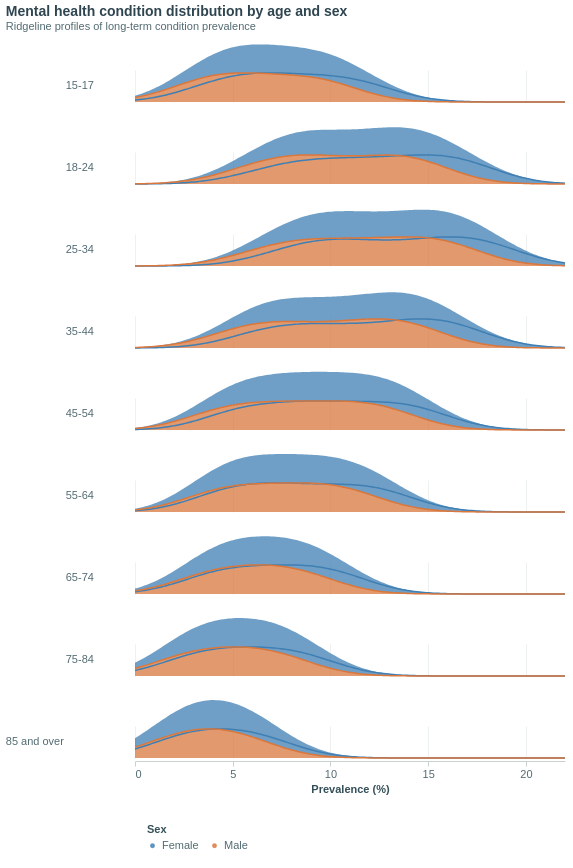

Describe this chart as a Vega-Lite specification.
### Vega-Lite specification from a JSON file in a GitHub repository (floating-point values rounded to 4 significant figures; data arrays with more than 128 entries replaced by an {"elided": "..."} marker saying what was removed)
{"$schema": "https://vega.github.io/schema/vega-lite/v5.json", "description": "Ridgeline profiles of mental health condition prevalence by age and sex.", "config": {"background": "transparent", "font": "Arial, sans-serif", "title": {"font": "Arial, sans-serif", "fontSize": 14, "fontWeight": 700, "color": "#2f4550", "anchor": "start", "offset": 12}, "axis": {"labelColor": "#536b73", "titleColor": "#344f58", "gridColor": "#edf1ef", "domainColor": "#c9d2ce", "tickColor": "#c9d2ce", "labelFontSize": 11, "titleFontSize": 11, "labelLimit": 150}, "legend": {"titleColor": "#344f58", "labelColor": "#536b73", "labelFontSize": 11, "orientation": "bottom", "columns": 2, "padding": 12, "symbolType": "circle"}, "view": {"stroke": null}}, "title": {"text": "Mental health condition distribution by age and sex", "subtitle": "Ridgeline profiles of long-term condition prevalence", "font": "Arial, sans-serif", "fontSize": 14, "fontWeight": 700, "color": "#2f4550", "anchor": "start", "offset": 12, "subtitleFont": "Arial, sans-serif", "subtitleFontSize": 11, "subtitleColor": "#536b73", "subtitlePadding": 2}, "data": {"values": {"elided": "162 records"}}, "transform": [{"density": "prevalence", "groupby": ["ageGroup", "sex"], "extent": [0, 22], "steps": 180, "bandwidth": 2, "as": ["prevalenceValue", "density"]}, {"joinaggregate": [{"op": "max", "field": "density", "as": "maxDensity"}], "groupby": ["ageGroup", "sex"]}, {"calculate": "datum.density / datum.maxDensity", "as": "ridgeHeight"}], "facet": {"row": {"field": "ageGroup", "type": "ordinal", "sort": ["15-17", "18-24", "25-34", "35-44", "45-54", "55-64", "65-74", "75-84", "85 and over"], "header": {"labelAngle": 0, "labelColor": "#536b73", "labelFontSize": 11, "title": null, "padding": 8}, "spacing": 4}}, "spec": {"width": 430, "height": 32, "layer": [{"mark": {"type": "area", "opacity": 0.75, "strokeWidth": 0.5}, "encoding": {"x": {"field": "prevalenceValue", "type": "quantitative", "scale": {"domain": [0, 22]}, "title": "Prevalence (%)", "axis": {"tickCount": 6, "format": ".0f"}}, "y": {"field": "ridgeHeight", "type": "quantitative", "scale": {"domain": [0, 1.08]}, "axis": null}, "color": {"field": "sex", "type": "nominal", "scale": {"domain": ["Female", "Male"], "range": ["#3F7FB3", "#D9773C"]}, "legend": {"title": "Sex", "orient": "bottom", "symbolSize": 12}}}}, {"mark": {"type": "line", "strokeWidth": 1.5}, "encoding": {"x": {"field": "prevalenceValue", "type": "quantitative"}, "y": {"field": "ridgeHeight", "type": "quantitative"}, "color": {"field": "sex", "type": "nominal", "scale": {"domain": ["Female", "Male"], "range": ["#235D8B", "#B85C1A"]}}}}]}}
